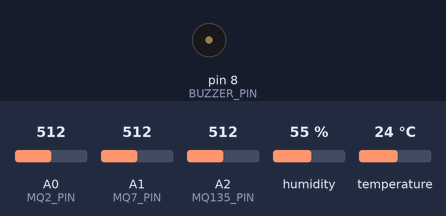
Simulated run of this sketch. Board: Arduino Uno, built with avr-gcc and run on an emulated ATmega328P. Parts: buzzer (waves = sounding, pin HIGH). Inputs (shaded band) come from the test bench; at power-on: A0 (MQ2_PIN) = 512, A1 (MQ7_PIN) = 512, A2 (MQ135_PIN) = 512, humidity 55 %, temperature 24 °C. What the sketch prints to the serial monitor is not drawn.

Above: at 1.3 s.
1.4 s: A0 (MQ2_PIN) set to 307
At 1.96 s:
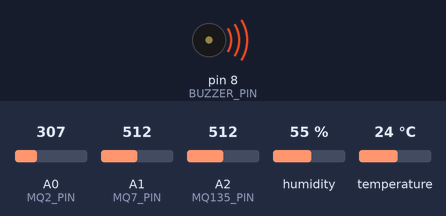
At 3.47 s:
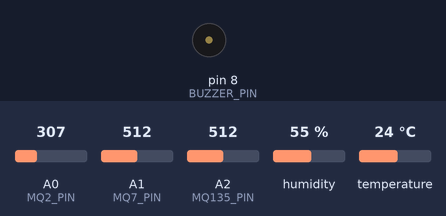
4.9 s: A0 (MQ2_PIN) set to 293
9.1 s: A1 (MQ7_PIN) set to 316
12.6 s: A1 (MQ7_PIN) set to 292
16.7 s: A2 (MQ135_PIN) set to 317
20.2 s: A2 (MQ135_PIN) set to 286
Timing chart, 0 to 25.3 s (numbered marks = the images above; inputs shaded):
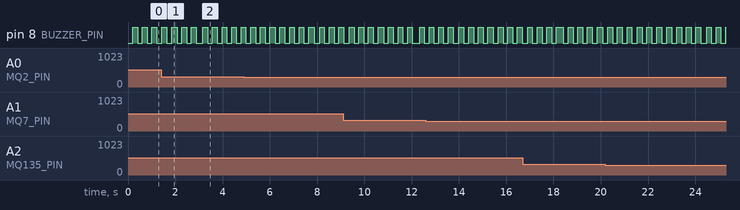

Measured:
- by itself, pin 8 (BUZZER_PIN): alternates HIGH for 0.20 s and LOW for 0.20 s

The sketch:

AirSense.ino
```cpp
/*
  Air Quality Monitor
  Wiring:
    MQ2   -> A0
    MQ7   -> A1
    MQ135 -> A2
    DHT11 -> D7 (digital)
    Buzzer-> D8
*/

#include <DHT.h>

// Pins
const int MQ2_PIN    = A0;
const int MQ7_PIN    = A1;
const int MQ135_PIN  = A2;
const int DHT_PIN    = 7;   // DHT data -> digital pin 7
const int BUZZER_PIN = 8;

// DHT setup
#define DHTTYPE DHT11
DHT dht(DHT_PIN, DHTTYPE);

// Thresholds (tune after observing baselines)
int THRESH_MQ2   = 300;
int THRESH_MQ7   = 300;
int THRESH_MQ135 = 300;

// Smoothing
const int SMOOTH_WINDOW = 6; // increase for more smoothing
int mq2Buf[SMOOTH_WINDOW];
int mq7Buf[SMOOTH_WINDOW];
int mq135Buf[SMOOTH_WINDOW];
int idx_mq2 = 0, idx_mq7 = 0, idx_mq135 = 0;

// Timing
unsigned long lastPrint = 0;
const unsigned long PRINT_INTERVAL = 1500;
unsigned long lastDHTread = 0;
const unsigned long DHT_INTERVAL = 2000UL; // DHT11 safe minimum

// Buzzer non-blocking pattern
bool buzzerOn = false;
unsigned long buzzerLastToggle = 0;
const unsigned long BUZZ_ON_MS  = 200;
const unsigned long BUZZ_OFF_MS = 200;

// Alarm & hysteresis
bool alarmState = false;
const int HYST = 25; // ADC counts of hysteresis

// DHT failure tracking
int dhtFailCount = 0;

// Helper: initialize analog buffers safely
int initAnalogSafe(int pin) {
  int v = analogRead(pin);
  delay(5);
  return v;
}

// Read Vcc (millivolts) using internal 1.1V reference (AVR only)
long readVcc() {
#if defined(__AVR__)
  ADMUX = _BV(REFS0) | _BV(MUX3) | _BV(MUX2) | _BV(MUX1);
  delay(2);
  ADCSRA |= _BV(ADSC);
  while (bit_is_set(ADCSRA, ADSC));
  long result = ADC;
  long vcc = 1125300L / result; // (1.1*1023*1000)/result
  return vcc;
#else
  return -1;
#endif
}

// Robust DHT read with retries
bool readDHTrobust(float &t, float &h, int tries = 5) {
  for (int i = 0; i < tries; i++) {
    h = dht.readHumidity();
    t = dht.readTemperature();
    if (!isnan(h) && !isnan(t)) return true;
    delay(150);
  }
  return false;
}

// Safe analog read: return -1 if saturated/invalid
int safeAnalog(int pin) {
  int v = analogRead(pin);
  if (v >= 1000) return -1; // treat as saturated/invalid
  return v;
}

// Moving average update
int smoothedReadingAndUpdate(int buf[], int &index, int newVal) {
  buf[index] = newVal;
  index++;
  if (index >= SMOOTH_WINDOW) index = 0;
  long sum = 0;
  for (int i = 0; i < SMOOTH_WINDOW; i++) sum += buf[i];
  return (int)(sum / SMOOTH_WINDOW);
}

void setup() {
  Serial.begin(9600);
  dht.begin();

  pinMode(BUZZER_PIN, OUTPUT);
  digitalWrite(BUZZER_PIN, LOW);

  Serial.println(F("=== Air Quality Monitor (DHT -> D7) starting ==="));
  Serial.println(F("Make sure DHT data has 4.7-10k pull-up to 5V and short data wire"));
  Serial.println(F("Warm MQ sensors ~10-30 min for stable readings"));
  Serial.println();

  // Init smoothing buffers
  int v2  = initAnalogSafe(MQ2_PIN);
  int v7  = initAnalogSafe(MQ7_PIN);
  int v135= initAnalogSafe(MQ135_PIN);
  for (int i = 0; i < SMOOTH_WINDOW; i++) {
    mq2Buf[i] = (v2 >= 1000 ? 512 : v2);      // if initial saturated, pick mid value
    mq7Buf[i] = (v7 >= 1000 ? 512 : v7);
    mq135Buf[i] = (v135 >= 1000 ? 512 : v135);
  }
}

void loop() {
  unsigned long now = millis();

  // Read sensors (safeAnalog treats >=1000 as invalid (-1))
  int raw_mq2   = safeAnalog(MQ2_PIN);
  int raw_mq7   = safeAnalog(MQ7_PIN);
  int raw_mq135 = safeAnalog(MQ135_PIN);

  // Replace invalid (-1) with previous buffer average value to keep smoothing stable
  int fallback_mq2   = mq2Buf[(idx_mq2 + SMOOTH_WINDOW - 1) % SMOOTH_WINDOW];
  int fallback_mq7   = mq7Buf[(idx_mq7 + SMOOTH_WINDOW - 1) % SMOOTH_WINDOW];
  int fallback_mq135 = mq135Buf[(idx_mq135 + SMOOTH_WINDOW - 1) % SMOOTH_WINDOW];

  int in_mq2   = (raw_mq2 == -1) ? fallback_mq2 : raw_mq2;
  int in_mq7   = (raw_mq7 == -1) ? fallback_mq7 : raw_mq7;
  int in_mq135 = (raw_mq135 == -1) ? fallback_mq135 : raw_mq135;

  int val_mq2   = smoothedReadingAndUpdate(mq2Buf, idx_mq2, in_mq2);
  int val_mq7   = smoothedReadingAndUpdate(mq7Buf, idx_mq7, in_mq7);
  int val_mq135 = smoothedReadingAndUpdate(mq135Buf, idx_mq135, in_mq135);

  // DHT read (robust, with retries) every DHT_INTERVAL ms
  static float humidity = NAN;
  static float tempC = NAN;
  if (now - lastDHTread >= DHT_INTERVAL) {
    float h, t;
    bool ok = readDHTrobust(t, h, 4);
    if (ok) {
      humidity = h;
      tempC = t;
    } else {
      dhtFailCount++;
    }
    lastDHTread = now;
  }

  // Alarm detection (use valid values only)
  bool triggered = false;
  bool mq2_valid = (raw_mq2 != -1);
  bool mq7_valid = (raw_mq7 != -1);
  bool mq135_valid = (raw_mq135 != -1);

  if (mq2_valid && val_mq2 >= THRESH_MQ2) triggered = true;
  if (mq7_valid && val_mq7 >= THRESH_MQ7) triggered = true;
  if (mq135_valid && val_mq135 >= THRESH_MQ135) triggered = true;

  // Hysteresis handling
  if (triggered && !alarmState) {
    alarmState = true;
  } else if (!triggered && alarmState) {
    // Only clear alarm if well below thresholds - hysteresis prevents flicker
    bool belowAll = true;
    if (mq2_valid && !(val_mq2 < THRESH_MQ2 - HYST)) belowAll = false;
    if (mq7_valid && !(val_mq7 < THRESH_MQ7 - HYST)) belowAll = false;
    if (mq135_valid && !(val_mq135 < THRESH_MQ135 - HYST)) belowAll = false;
    if (belowAll) alarmState = false;
  }

  // Non-blocking buzzer pattern when alarm active
  if (alarmState) {
    if (!buzzerOn && (now - buzzerLastToggle >= BUZZ_OFF_MS)) {
      digitalWrite(BUZZER_PIN, HIGH); buzzerOn = true; buzzerLastToggle = now;
    } else if (buzzerOn && (now - buzzerLastToggle >= BUZZ_ON_MS)) {
      digitalWrite(BUZZER_PIN, LOW); buzzerOn = false; buzzerLastToggle = now;
    }
  } else {
    digitalWrite(BUZZER_PIN, LOW);
    buzzerOn = false;
    buzzerLastToggle = now;
  }

  // Serial print
  if (now - lastPrint >= PRINT_INTERVAL) {
    long vcc = readVcc(); // -1 on non-AVR boards
    Serial.print("Vcc(mV): ");
    if (vcc > 0) Serial.print(vcc); else Serial.print("N/A");
    Serial.print("  MQ2(A0): ");
    if (raw_mq2 == -1) Serial.print(String(val_mq2) + " (sat/invalid)");
    else Serial.print(val_mq2);
    Serial.print("  MQ7(A1): ");
    if (raw_mq7 == -1) Serial.print(String(val_mq7) + " (sat/invalid)");
    else Serial.print(val_mq7);
    Serial.print("  MQ135(A2): ");
    if (raw_mq135 == -1) Serial.print(String(val_mq135) + " (sat/invalid)");
    else Serial.print(val_mq135);

    if (!isnan(humidity) && !isnan(tempC)) {
      Serial.print("    Temp(C): "); Serial.print(tempC,1);
      Serial.print("  Hum(%): "); Serial.print(humidity,1);
    } else {
      Serial.print("    Temp/Hum: --");
    }
    Serial.print("  DHTfails: "); Serial.print(dhtFailCount);

    if (alarmState) {
      Serial.print("    >>> ALERT! ");
      Serial.print("Sources:");
      if (mq2_valid && val_mq2 >= THRESH_MQ2) Serial.print(" MQ2");
      if (mq7_valid && val_mq7 >= THRESH_MQ7) Serial.print(" MQ7");
      if (mq135_valid && val_mq135 >= THRESH_MQ135) Serial.print(" MQ135");
    }
    Serial.println();
    lastPrint = now;
  }

  // small loop delay to let ADC settle and keep code responsive
  delay(40);
}
```
